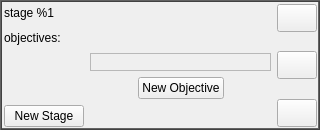
<?xml version="1.0" encoding="UTF-8"?>
<ui version="4.0">
 <class>stageBox</class>
 <widget class="QWidget" name="stageBox">
  <property name="windowModality">
   <enum>Qt::NonModal</enum>
  </property>
  <property name="enabled">
   <bool>true</bool>
  </property>
  <property name="geometry">
   <rect>
    <x>0</x>
    <y>0</y>
    <width>320</width>
    <height>130</height>
   </rect>
  </property>
  <property name="sizePolicy">
   <sizepolicy hsizetype="Fixed" vsizetype="Fixed">
    <horstretch>0</horstretch>
    <verstretch>0</verstretch>
   </sizepolicy>
  </property>
  <property name="sizeIncrement">
   <size>
    <width>0</width>
    <height>0</height>
   </size>
  </property>
  <property name="windowTitle">
   <string>Form</string>
  </property>
  <property name="styleSheet">
   <string notr="true">QWidget#stageBox {
	border-width:2px;
	border-color: rgb(66, 66, 66);
	border-style:ridge;
	padding:4px
}</string>
  </property>
  <widget class="QWidget" name="gridLayoutWidget">
   <property name="geometry">
    <rect>
     <x>0</x>
     <y>0</y>
     <width>321</width>
     <height>131</height>
    </rect>
   </property>
   <layout class="QGridLayout" name="gridLayout">
    <property name="leftMargin">
     <number>4</number>
    </property>
    <property name="topMargin">
     <number>4</number>
    </property>
    <property name="rightMargin">
     <number>4</number>
    </property>
    <property name="bottomMargin">
     <number>4</number>
    </property>
    <item row="3" column="3">
     <spacer name="horizontalSpacer">
      <property name="orientation">
       <enum>Qt::Horizontal</enum>
      </property>
      <property name="sizeHint" stdset="0">
       <size>
        <width>30</width>
        <height>20</height>
       </size>
      </property>
     </spacer>
    </item>
    <item row="1" column="0">
     <widget class="QLabel" name="objectives_label">
      <property name="text">
       <string>objectives:</string>
      </property>
     </widget>
    </item>
    <item row="2" column="1" colspan="3">
     <widget class="QFrame" name="objectivesFrame">
      <property name="frameShape">
       <enum>QFrame::StyledPanel</enum>
      </property>
      <property name="frameShadow">
       <enum>QFrame::Raised</enum>
      </property>
     </widget>
    </item>
    <item row="0" column="0">
     <widget class="QLabel" name="stage_label">
      <property name="frameShape">
       <enum>QFrame::NoFrame</enum>
      </property>
      <property name="frameShadow">
       <enum>QFrame::Plain</enum>
      </property>
      <property name="lineWidth">
       <number>1</number>
      </property>
      <property name="midLineWidth">
       <number>0</number>
      </property>
      <property name="text">
       <string>stage %1</string>
      </property>
      <property name="textFormat">
       <enum>Qt::AutoText</enum>
      </property>
      <property name="stage" stdset="0">
       <number>0</number>
      </property>
     </widget>
    </item>
    <item row="3" column="1">
     <spacer name="horizontalSpacer_2">
      <property name="orientation">
       <enum>Qt::Horizontal</enum>
      </property>
      <property name="sizeHint" stdset="0">
       <size>
        <width>30</width>
        <height>20</height>
       </size>
      </property>
     </spacer>
    </item>
    <item row="3" column="2">
     <widget class="QPushButton" name="newObjectiveButton">
      <property name="minimumSize">
       <size>
        <width>80</width>
        <height>0</height>
       </size>
      </property>
      <property name="text">
       <string>New Objective</string>
      </property>
      <property name="autoDefault">
       <bool>false</bool>
      </property>
      <property name="default">
       <bool>false</bool>
      </property>
      <property name="flat">
       <bool>false</bool>
      </property>
     </widget>
    </item>
    <item row="4" column="0">
     <widget class="QPushButton" name="newStageButton">
      <property name="text">
       <string>New Stage</string>
      </property>
      <property name="flat">
       <bool>false</bool>
      </property>
     </widget>
    </item>
    <item row="0" column="4" rowspan="5">
     <layout class="QVBoxLayout" name="verticalLayout">
      <item>
       <widget class="QPushButton" name="moveUpButton">
        <property name="minimumSize">
         <size>
          <width>28</width>
          <height>28</height>
         </size>
        </property>
        <property name="text">
         <string/>
        </property>
        <property name="icon">
         <iconset>
          <normaloff>src/icons/16/arrow_up.png</normaloff>src/icons/16/arrow_up.png</iconset>
        </property>
       </widget>
      </item>
      <item>
       <spacer name="verticalSpacer">
        <property name="orientation">
         <enum>Qt::Vertical</enum>
        </property>
        <property name="sizeHint" stdset="0">
         <size>
          <width>20</width>
          <height>40</height>
         </size>
        </property>
       </spacer>
      </item>
      <item>
       <widget class="QPushButton" name="deleteStageButton">
        <property name="sizePolicy">
         <sizepolicy hsizetype="Fixed" vsizetype="Fixed">
          <horstretch>0</horstretch>
          <verstretch>0</verstretch>
         </sizepolicy>
        </property>
        <property name="minimumSize">
         <size>
          <width>28</width>
          <height>28</height>
         </size>
        </property>
        <property name="text">
         <string/>
        </property>
        <property name="icon">
         <iconset>
          <normaloff>src/icons/16/delete.png</normaloff>src/icons/16/delete.png</iconset>
        </property>
       </widget>
      </item>
      <item>
       <spacer name="verticalSpacer_2">
        <property name="orientation">
         <enum>Qt::Vertical</enum>
        </property>
        <property name="sizeHint" stdset="0">
         <size>
          <width>20</width>
          <height>40</height>
         </size>
        </property>
       </spacer>
      </item>
      <item>
       <widget class="QPushButton" name="moveDownButton">
        <property name="minimumSize">
         <size>
          <width>28</width>
          <height>28</height>
         </size>
        </property>
        <property name="text">
         <string/>
        </property>
        <property name="icon">
         <iconset>
          <normaloff>src/icons/16/arrow_down.png</normaloff>src/icons/16/arrow_down.png</iconset>
        </property>
       </widget>
      </item>
     </layout>
    </item>
   </layout>
  </widget>
  <action name="action_delete_stage">
   <property name="icon">
    <iconset>
     <normaloff>src/icons/16/delete.png</normaloff>src/icons/16/delete.png</iconset>
   </property>
   <property name="text">
    <string>delete_stage</string>
   </property>
  </action>
 </widget>
 <resources/>
 <connections/>
</ui>
